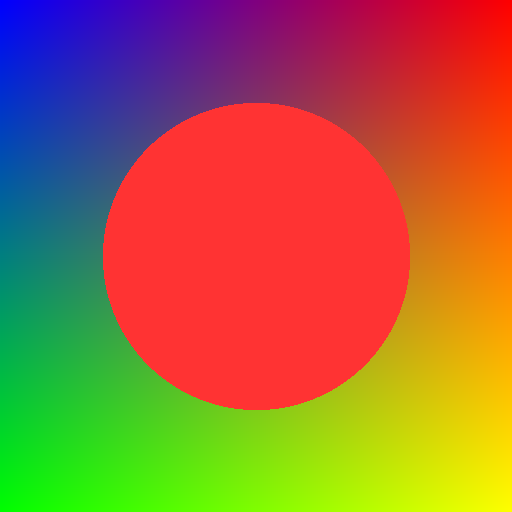
#> input picture packages/lgi-rs/mytest.png, 512 x 512 px
$ python preprocess_image_v2.py ../mytest.png   (older library calls are emulated)
#> lines starting #> are read from the running program, lines starting #| are printed output that depends on the picture; after the words box and inside, x2 and y2 are one past the last pixel; in counts of white or black regions, pixels touching at a corner belong together
#!/usr/bin/env python3
"""
LGI Image Preprocessing Pipeline v2 - Production Implementation

Generates analysis maps and metadata for intelligent Gaussian placement.

Output naming:
    Input:  kodim02.png
    Output: kodim02.json (metadata)
            kodim02_placement.npy, kodim02_entropy.npy, etc. (maps)

File handling modes:
    --mode overwrite (default): Always regenerate
    --mode skip: Skip if JSON exists
    --mode update: Only recompute if parameters changed
    --mode prompt: Ask user

Usage:
    python tools/preprocess_image_v2.py kodim02.png
    python tools/preprocess_image_v2.py kodim02.png --mode skip
    python tools/preprocess_image_v2.py kodim02.png --n-segments 1000 --use-gpu
"""

import sys
import os
import argparse
import json
import hashlib
from pathlib import Path
from datetime import datetime
import warnings

import numpy as np
import cv2
import mahotas as mh
import skimage
from skimage import io, segmentation, morphology
from skimage.color import rgb2gray

class ImagePreprocessor:
    def __init__(self, use_gpu=False):
        self.use_gpu = use_gpu
        self.has_cuda = False

        if use_gpu:
            self.has_cuda = cv2.cuda.getCudaEnabledDeviceCount() > 0
            if not self.has_cuda:
                print("⚠️  GPU requested but CUDA not available, using CPU")
                self.use_gpu = False

    def preprocess(self, image_path, params):
        """
        Full preprocessing pipeline

        Returns: metadata dict
        """
#> called with image_path = 'packages/lgi-rs/mytest.png'
        image_path = Path(image_path).resolve()
        base_name = image_path.stem  # kodim02
        output_dir = image_path.parent  # Same directory as image

        print(f"Preprocessing: {image_path.name}")
        print(f"Output: {base_name}.json + {base_name}_*.npy")

        # Load image
        image = io.imread(str(image_path))
#> image is the input picture: shape (512, 512, 4); mean R, G, B, A 163, 105.3, 60, 255
        if len(image.shape) == 2:
            image = np.stack([image, image, image], axis=-1)
        if image.shape[2] == 4:
            image = image[:, :, :3]
#> image: shape (512, 512, 3)

        height, width = image.shape[:2]
#> height = 512; width = 512
        file_size = image_path.stat().st_size

        # Compute checksum
        with open(image_path, 'rb') as f:
            checksum = hashlib.sha256(f.read()).hexdigest()

        # Analysis
        print("  [1/8] Entropy map...")
        entropy_map = self._compute_entropy(image, params['entropy_tile_size'])
        np.save(output_dir / f"{base_name}_entropy.npy", entropy_map)

        print("  [2/8] Gradient map...")
        gradient_map = self._compute_gradient(image)
        np.save(output_dir / f"{base_name}_gradient.npy", gradient_map)

        print("  [3/8] Texture map (Haralick)...")
        texture_map = self._compute_texture(image)
        np.save(output_dir / f"{base_name}_texture.npy", texture_map)

        print(f"  [4/8] SLIC segments (n={params['n_segments']})...")
        segments = segmentation.slic(
            image, n_segments=params['n_segments'],
            compactness=10, sigma=1, channel_axis=-1
        )
        np.save(output_dir / f"{base_name}_segments.npy", segments)

        print("  [5/8] Saliency map...")
        saliency_map = self._compute_saliency(image)
        np.save(output_dir / f"{base_name}_saliency.npy", saliency_map)

        print("  [6/8] Distance transform...")
        distance_map = self._compute_distance(segments)
        np.save(output_dir / f"{base_name}_distance.npy", distance_map)

        print("  [7/8] Skeleton...")
        skeleton = self._compute_skeleton(segments)
        np.save(output_dir / f"{base_name}_skeleton.npy", skeleton)

        print("  [8/8] Placement map...")
        placement_map = self._generate_placement_map(
            entropy_map, gradient_map, texture_map,
            saliency_map, distance_map, params
        )
        np.save(output_dir / f"{base_name}_placement.npy", placement_map)

        # Create metadata
        metadata = {
            "source": {
                "filename": image_path.name,
                "path": str(image_path),
                "format": image_path.suffix[1:].upper(),
                "width": int(width),
                "height": int(height),
                "channels": int(image.shape[2]),
                "file_size_bytes": int(file_size),
                "checksum_sha256": checksum
            },
            "preprocessing": {
                "version": "2.0.0",
                "timestamp": datetime.utcnow().isoformat() + "Z",
                "libraries": {
                    "opencv": cv2.__version__,
                    "mahotas": mh.__version__,
                    "scikit_image": skimage.__version__,
                },
                "parameters": params,
                "gpu_used": self.use_gpu and self.has_cuda
            },
            "analysis_maps": {
                "placement_map": f"{base_name}_placement.npy",
                "entropy_map": f"{base_name}_entropy.npy",
                "gradient_map": f"{base_name}_gradient.npy",
                "texture_map": f"{base_name}_texture.npy",
                "saliency_map": f"{base_name}_saliency.npy",
                "distance_map": f"{base_name}_distance.npy",
                "skeleton": f"{base_name}_skeleton.npy",
                "segments": f"{base_name}_segments.npy"
            },
            "statistics": {
                "global_entropy": float(entropy_map.mean()),
                "mean_gradient": float(gradient_map.mean()),
                "texture_percentage": float((texture_map > 0.5).sum() / texture_map.size * 100),
                "actual_segments": int(segments.max() + 1)
            }
        }

        # Save JSON
        json_path = output_dir / f"{base_name}.json"
        with open(json_path, 'w') as f:
            json.dump(metadata, f, indent=2)

        print(f"✅ Complete: {json_path.name}")
        return metadata

    def _compute_entropy(self, image, tile_size):
#> called with tile_size = 16
        gray = rgb2gray(image)
        h, w = gray.shape
#> h = 512; w = 512
        entropy_map = np.zeros((h, w), dtype=np.float32)

        for y in range(0, h, tile_size):
            for x in range(0, w, tile_size):
                tile = gray[y:min(y+tile_size,h), x:min(x+tile_size,w)]
                hist, _ = np.histogram(tile, bins=256, range=(0, 1))
                hist = hist[hist > 0].astype(float)
                if len(hist) > 0:
                    hist = hist / hist.sum()
                    entropy = -np.sum(hist * np.log2(hist))
                    entropy_map[y:min(y+tile_size,h), x:min(x+tile_size,w)] = entropy
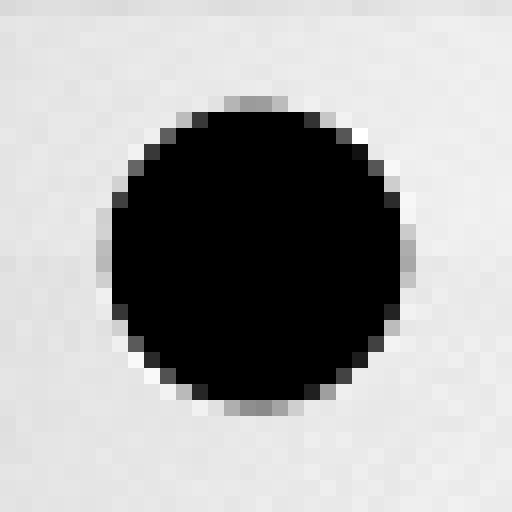
#> entropy_map: shape (512, 512) float32; min 0, max 2.94, mean 1.96; drawn with min black and max white
#> after the loop, entropy = 2.71

        return entropy_map / (entropy_map.max() + 1e-8)

    def _compute_gradient(self, image):
        gray = (rgb2gray(image) * 255).astype(np.uint8)
        grad_x = cv2.Sobel(gray, cv2.CV_16S, 1, 0, ksize=3)
        grad_y = cv2.Sobel(gray, cv2.CV_16S, 0, 1, ksize=3)
        gradient = np.sqrt(grad_x.astype(float)**2 + grad_y.astype(float)**2)
        return (gradient / (gradient.max() + 1e-8)).astype(np.float32)

    def _compute_texture(self, image):
        gray = (rgb2gray(image) * 255).astype(np.uint8)
        h, w = gray.shape
#> h = 512; w = 512
        texture_map = np.zeros((h, w), dtype=np.float32)
        tile_size = 32

        for y in range(0, h - tile_size, tile_size // 2):
            for x in range(0, w - tile_size, tile_size // 2):
                tile = gray[y:y+tile_size, x:x+tile_size]
                try:
                    haralick = mh.features.haralick(tile)
                    contrast = haralick[:, 1].mean()
                    energy = haralick[:, 8].mean()
                    texture_score = contrast / (energy + 0.01)
                    texture_map[y:y+tile_size, x:x+tile_size] = texture_score
                except:
                    pass
#> texture_map: shape (512, 512) float32; every value is 0
#> in preprocess, `segments = segmentation.slic( image, n_segments=params['n_segments'], ..`:
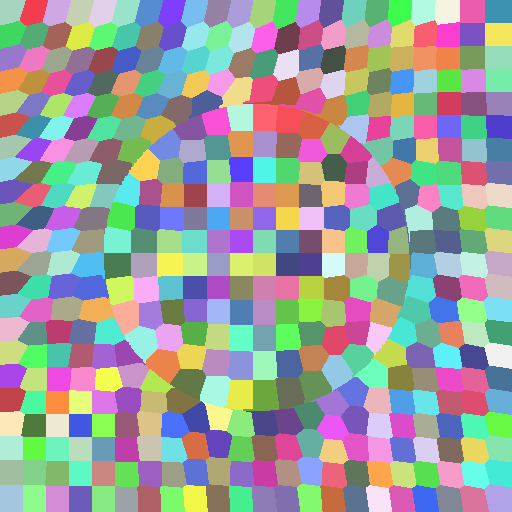
#> segments: shape (512, 512) int64; 456 distinct labels, from 1 to 456; one colour per label, 0 black

        return texture_map / (texture_map.max() + 1e-8)

    def _compute_saliency(self, image):
        image_uint8 = (image * 255).astype(np.uint8) if image.max() <= 1.0 else image.astype(np.uint8)
        detector = cv2.saliency.StaticSaliencySpectralResidual_create()
        success, saliency = detector.computeSaliency(image_uint8)
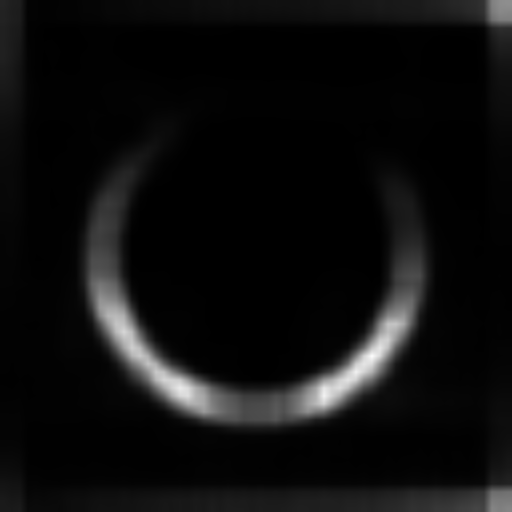
#> saliency: shape (512, 512) float32; min 0.000201, max 0.981, mean 0.0569
#> success = True
        if not success:
            return np.ones(image.shape[:2], dtype=np.float32)
        return (saliency / (saliency.max() + 1e-8)).astype(np.float32)

    def _compute_distance(self, segments):
        dist_map = np.zeros(segments.shape, dtype=np.float32)
        for seg_id in range(segments.max() + 1):
            mask = (segments == seg_id).astype(np.uint8)
            dist = cv2.distanceTransform(mask, cv2.DIST_L2, 3)
            dist_map = np.maximum(dist_map, dist)
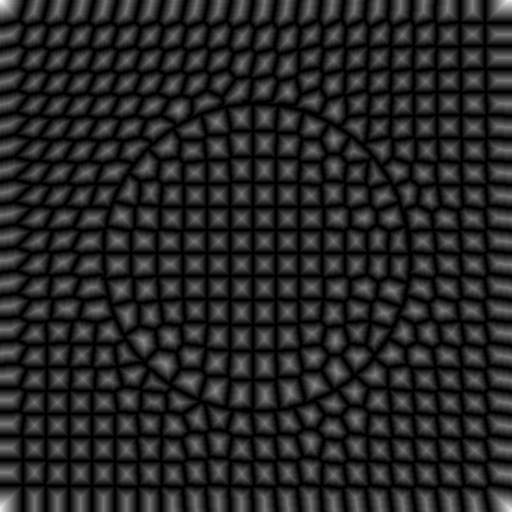
#> dist_map: shape (512, 512) float32; min 0.955, max 23.88, mean 4.5; drawn with min black and max white
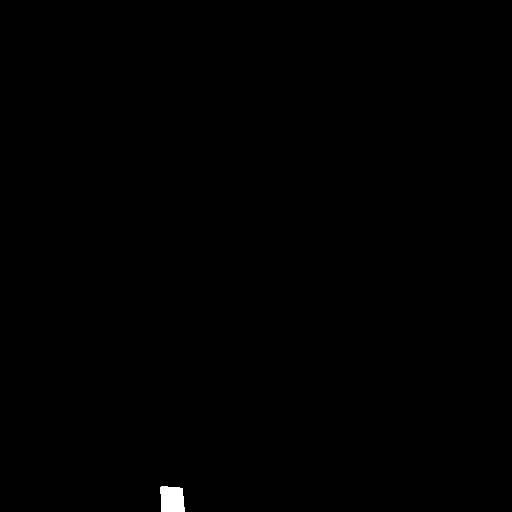
#> mask: shape (512, 512); values 0 (black) and 1 (white), 0.22% white; 1 white region, box (x1, y1, x2, y2) and area: (160, 486, 185, 512) 582
        return dist_map / (dist_map.max() + 1e-8)

    def _compute_skeleton(self, segments):
        skeleton_map = np.zeros(segments.shape, dtype=np.float32)
        for seg_id in range(min(segments.max() + 1, 500)):  # Limit for speed
            mask = (segments == seg_id)
            if mask.sum() > 100:
                skel = morphology.skeletonize(mask)
                skeleton_map[skel] = 1.0
#> skeleton_map: shape (512, 512) float32; values 0 (black) and 1 (white), 3.6% white in thin lines or dots
        return skeleton_map

    def _generate_placement_map(self, entropy, gradient, texture, saliency, distance, params):
        w = params.get('weights', {})
        placement = (
            w.get('entropy', 0.3) * entropy +
            w.get('gradient', 0.25) * gradient +
            w.get('texture', 0.2) * texture +
            w.get('saliency', 0.15) * saliency +
            w.get('distance', 0.10) * distance
        )
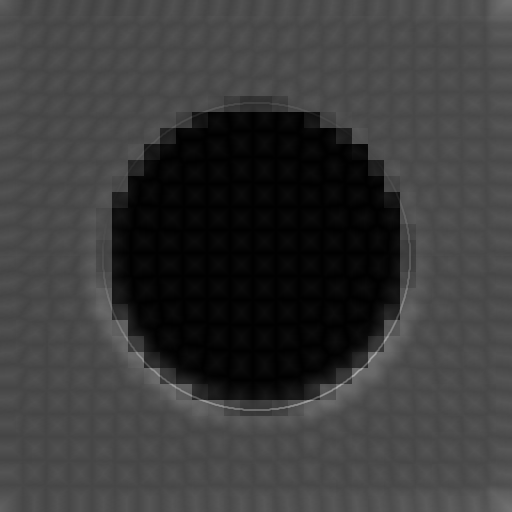
#> placement: shape (512, 512) float32; min 0.00403, max 0.66, mean 0.23
        return (placement / placement.sum()).astype(np.float32)
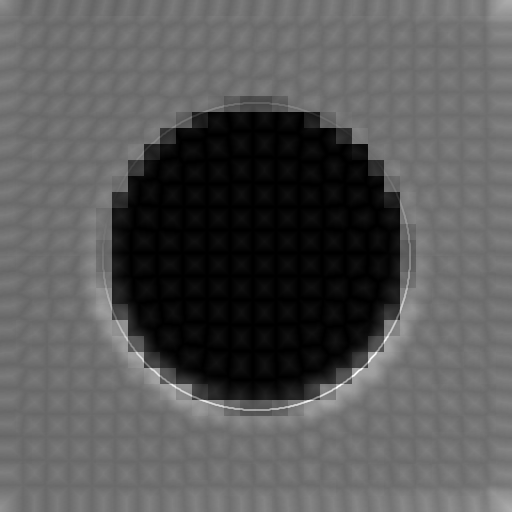
#> returned value: shape (512, 512) float32; min 6.68e-08, max 1.09e-05, mean 3.81e-06; drawn with min black and max white

def main():
    parser = argparse.ArgumentParser(description="LGI Image Preprocessing v2")
    parser.add_argument("image_path", help="Input image")
    parser.add_argument("--n-segments", type=int, default=500)
    parser.add_argument("--entropy-tile-size", type=int, default=16)
    parser.add_argument("--mode", choices=['overwrite', 'skip', 'update', 'prompt'], default='overwrite')
    parser.add_argument("--use-gpu", action="store_true")
    args = parser.parse_args()

    image_path = Path(args.image_path).resolve()
    json_path = image_path.with_suffix('.json')

    # File handling
    if json_path.exists():
        if args.mode == 'skip':
            print(f"Skipping (JSON exists): {json_path.name}")
            return
        elif args.mode == 'prompt':
            response = input(f"{json_path.name} exists. Overwrite? [y/N]: ")
            if response.lower() != 'y':
                return
        elif args.mode == 'update':
            # Check if parameters changed
            with open(json_path) as f:
                old_meta = json.load(f)
            old_params = old_meta.get('preprocessing', {}).get('parameters', {})
            new_params = {'n_segments': args.n_segments, 'entropy_tile_size': args.entropy_tile_size}
            if old_params == new_params:
                print(f"Skipping (parameters unchanged): {json_path.name}")
                return

    # Run preprocessing
    preprocessor = ImagePreprocessor(use_gpu=args.use_gpu)
    params = {
        'n_segments': args.n_segments,
        'entropy_tile_size': args.entropy_tile_size
    }

    metadata = preprocessor.preprocess(str(image_path), params)

    print("\n" + "="*70)
    print(f"✅ {image_path.stem}.json created")
    print(f"   Maps: {len(metadata['analysis_maps'])} .npy files")
    print(f"   Stats: entropy={metadata['statistics']['global_entropy']:.4f}, "
          f"texture={metadata['statistics']['texture_percentage']:.1f}%")
    print("="*70)

if __name__ == "__main__":
    warnings.filterwarnings('ignore')
#> (the run stopped early here; a loop or call above may not have finished)
